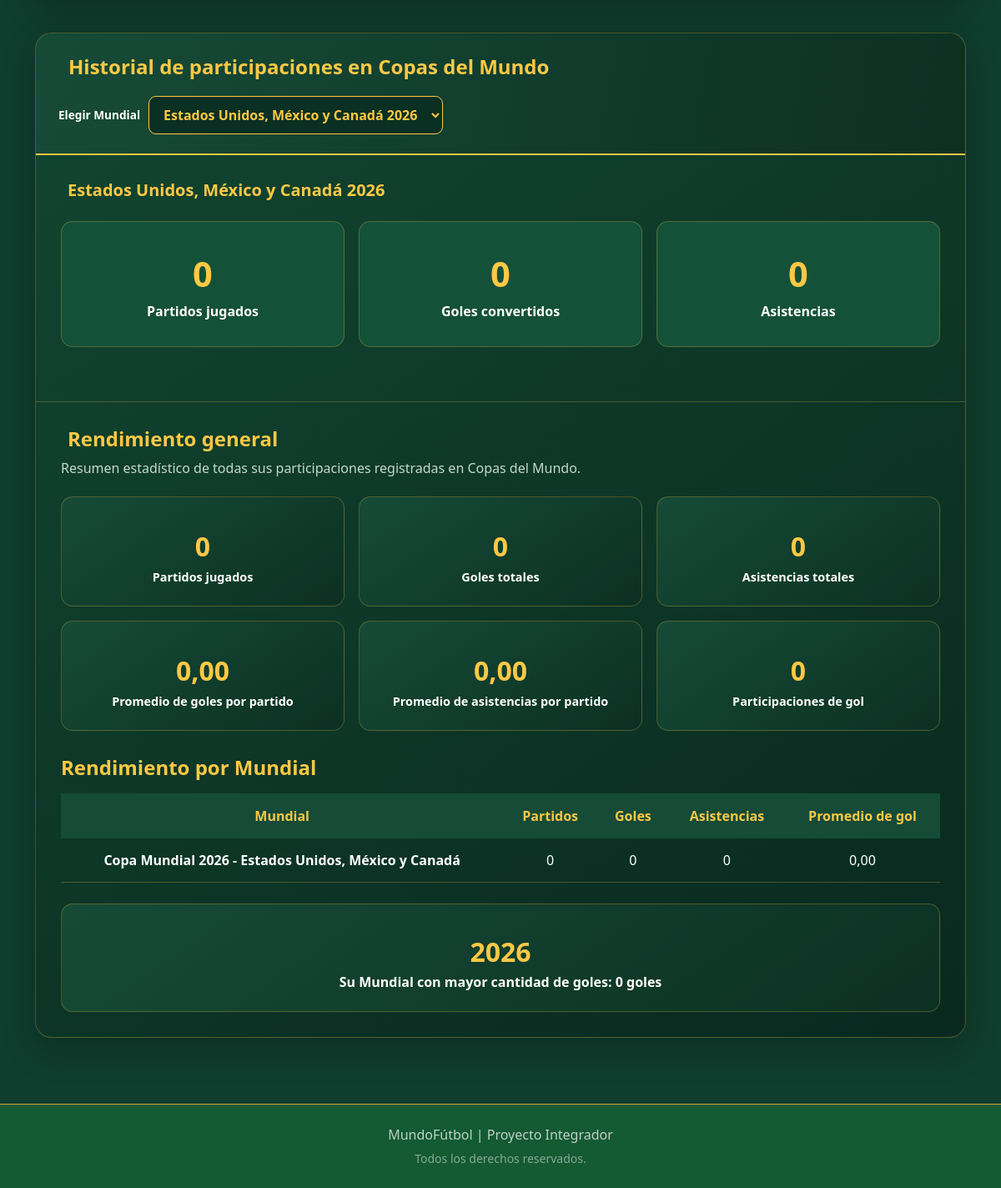
The page /jugador/858/ (lower part) on the database as committed earlier.
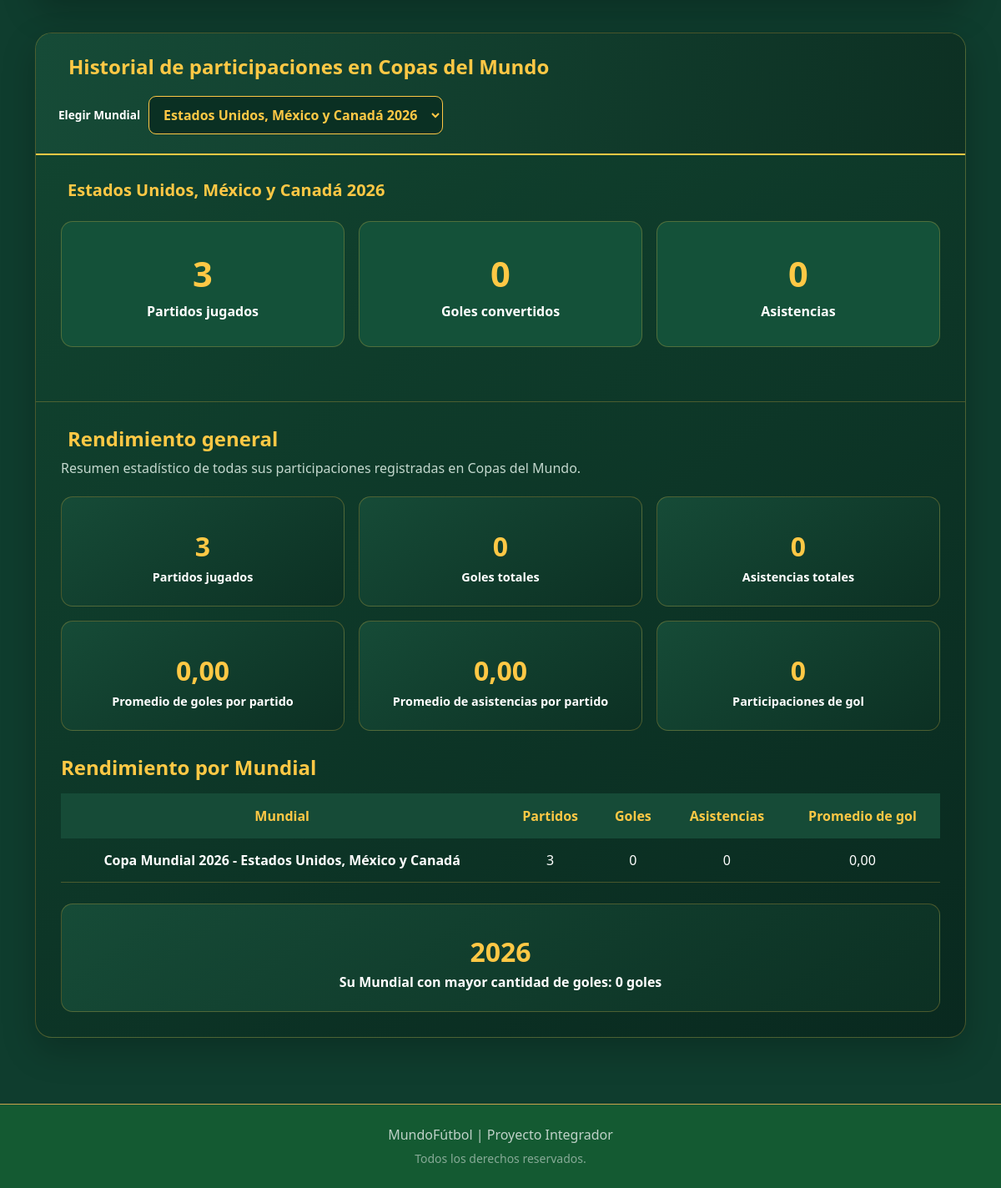
The same page on the database as committed later.
### mundial/models.py (models this page shows, shortened)
class Mundial(models.Model):
    anio = models.IntegerField(
        unique=True,
        verbose_name="Año"
    )
    nombre = models.CharField(
        max_length=100,
        default="Copa Mundial de Fútbol",
        verbose_name="Nombre"
    )
    sede = models.CharField(
        max_length=100,
        verbose_name="Sede"
    )
    descripcion = models.TextField(
        blank=True,
        null=True,
        verbose_name="Descripción"
    )
    campeon = models.CharField(
        max_length=100,
        blank=True,
        null=True,
        verbose_name="Campeón"
    )
    subcampeon = models.CharField(
        max_length=100,
        blank=True,
        null=True,
        verbose_name="Subcampeón"
    )
    tercer_puesto = models.CharField(
        max_length=100,
        blank=True,
        null=True,
        verbose_name="Tercer Puesto"
    )
    maximo_goleador = models.CharField(
        max_length=100,
        blank=True,
        null=True,
        verbose_name="Máximo Goleador"
    )
    goles_maximo_goleador = models.PositiveIntegerField(
        default=0,
        blank=True,
        null=True,
        verbose_name="Goles del Máximo Goleador"
    )
    mvp_mundial = models.CharField(
        max_length=100,
        blank=True,
        null=True,
        verbose_name="MVP / Mejor Jugador"
    )
    mejor_arquero = models.CharField(
        max_length=100,
        blank=True,
        null=True,
        verbose_name="Mejor Arquero"
    )
    imagen_logo = models.ImageField(
        upload_to="mundiales/logos/",
        blank=True,
        null=True,
        verbose_name="Logo / Emblema"
    )
    imagen_portada = models.ImageField(
        upload_to="mundiales/portadas/",
        blank=True,
        null=True,
        verbose_name="Imagen de Portada"
    )
    class Meta:
        verbose_name = "Mundial"
        verbose_name_plural = "Mundiales"
        ordering = ["-anio"]
    def __str__(self):
        return f"Copa Mundial {self.anio} - {self.sede}"

class HistorialJugador(models.Model):
    jugador = models.ForeignKey(
        Jugador,
        on_delete=models.CASCADE,
        related_name="historiales"
    )
    mundial = models.ForeignKey(
        Mundial,
        on_delete=models.CASCADE,
        related_name="historiales_jugadores"
    )
    partidos_jugados = models.PositiveIntegerField(
        default=0,
        verbose_name="Partidos jugados"
    )
    goles = models.PositiveIntegerField(
        default=0,
        verbose_name="Goles convertidos"
    )
    asistencias = models.PositiveIntegerField(
        default=0,
        verbose_name="Asistencias"
    )
    class Meta:
        verbose_name = "Historial de jugador"
        verbose_name_plural = "Historiales de jugadores"
        ordering = [
            "-mundial__anio",
            "jugador__apellido_nombres"
        ]
        constraints = [
            models.UniqueConstraint(
                fields=["jugador", "mundial"],
                name="un_historial_por_jugador_y_mundial"
            )
        ]

### mundial/views.py (the view)
def detalle_jugador(request, pk):
    jugador = get_object_or_404(Jugador, pk=pk)
    historiales = list(
        HistorialJugador.objects.filter(jugador=jugador)
        .select_related("mundial")
        .order_by("-mundial__anio")
    )
    anios = [h.mundial.anio for h in historiales]
    anio_parametro = request.GET.get("anio", "")
    try:
        anio_elegido = (
            int(anio_parametro)
            if anio_parametro
            else (anios[0] if anios else None)
        )
    except (TypeError, ValueError):
        anio_elegido = anios[0] if anios else None
    if anio_elegido not in anios:
        anio_elegido = anios[0] if anios else None
    historial_seleccionado = next(
        (
            h for h in historiales
            if h.mundial.anio == anio_elegido
        ),
        None,
    )
    totales = HistorialJugador.objects.filter(
        jugador=jugador
    ).aggregate(
        partidos=Sum("partidos_jugados"),
        goles=Sum("goles"),
        asistencias=Sum("asistencias"),
    )
    partidos_totales = totales["partidos"] or 0
    goles_totales = totales["goles"] or 0
    asistencias_totales = totales["asistencias"] or 0
    promedio_gol = (
        round(goles_totales / partidos_totales, 2)
        if partidos_totales else 0
    )
    promedio_asistencias = (
        round(asistencias_totales / partidos_totales, 2)
        if partidos_totales else 0
    )
    participaciones_gol = (
        goles_totales + asistencias_totales
    )
    estadisticas_mundiales = []
    for historial in historiales:
        partidos = historial.partidos_jugados
        goles = historial.goles
        asistencias = historial.asistencias
        estadisticas_mundiales.append({
            "mundial": historial.mundial,
            "partidos": partidos,
            "goles": goles,
            "asistencias": asistencias,
            "promedio_gol": (
                round(goles / partidos, 2)
                if partidos else 0
            ),
        })
    mejor_mundial = max(
        historiales,
        key=lambda h: (h.goles, h.mundial.anio),
        default=None,
    )
    return render(
        request,
        "jugador/detalle_jugador.html",
        {
            "jugador": jugador,
            "historiales": historiales,
            "anio_elegido": anio_elegido,
            "historial_seleccionado": historial_seleccionado,
            "partidos_totales": partidos_totales,
            "goles_totales": goles_totales,
            "asistencias_totales": asistencias_totales,
            "promedio_gol": promedio_gol,
            "promedio_asistencias": promedio_asistencias,
            "participaciones_gol": participaciones_gol,
            "estadisticas_mundiales": estadisticas_mundiales,
            "mejor_mundial": mejor_mundial,
        },
    )

### templates/jugador/detalle_jugador.html (shortened to what this page needs)
{% extends 'base.html' %}
{% block content %}
<div class="container player-page">
    <section class="history-card" id="historial-mundiales">
        <div class="history-header">
            <h2 class="history-title">
                Historial de participaciones en Copas del Mundo
            </h2>
            {% if historiales %}
                <form method="get" class="history-year-form">
                    <label for="anio-mundial">
                        Elegir Mundial
                    </label>
                    <select
                        id="anio-mundial"
                        name="anio"
                        onchange="this.form.submit()"
                    >
                        {% for historial in historiales %}
                            <option
                                value="{{ historial.mundial.anio }}"
                                {% if historial.mundial.anio == anio_elegido %}selected{% endif %}
                            >
                                {{ historial.mundial.sede }}
                                {{ historial.mundial.anio }}
                            </option>
                        {% endfor %}
                    </select>
                </form>
            {% endif %}
        </div>
        {% if historial_seleccionado %}
            <div class="history-content">
                <h3 class="history-year-title">
                    {{ historial_seleccionado.mundial.sede }}
                    {{ historial_seleccionado.mundial.anio }}
                </h3>
                <div class="history-stats-grid">
                    <div class="history-stat-card">
                        <strong>
                            {{ historial_seleccionado.partidos_jugados }}
                        </strong>
                        <span>
                            Partidos jugados
                        </span>
                    </div>
                    <div class="history-stat-card">
                        <strong>
                            {{ historial_seleccionado.goles }}
                        </strong>
                        <span>
                            Goles convertidos
                        </span>
                    </div>
                    <div class="history-stat-card">
                        <strong>
                            {{ historial_seleccionado.asistencias }}
                        </strong>
                        <span>
                            Asistencias
                        </span>
                    </div>
                </div>
            </div>
        {% endif %}
        {% if historiales %}
            <div class="history-content performance-section">
                <h3 class="performance-title">
                    Rendimiento general
                </h3>
                <p class="performance-description">
                    Resumen estadístico de todas sus participaciones
                    registradas en Copas del Mundo.
                </p>
                <div class="performance-grid">
                    <div class="performance-card">
                        <strong>
                            {{ partidos_totales }}
                        </strong>
                        <span>
                            Partidos jugados
                        </span>
                    </div>
                    <div class="performance-card">
                        <strong>
                            {{ goles_totales }}
                        </strong>
                        <span>
                            Goles totales
                        </span>
                    </div>
                    <div class="performance-card">
                        <strong>
                            {{ asistencias_totales }}
                        </strong>
                        <span>
                            Asistencias totales
                        </span>
                    </div>
                    <div class="performance-card">
                        <strong>
                            {{ promedio_gol|floatformat:2 }}
                        </strong>
                        <span>
                            Promedio de goles por partido
                        </span>
                    </div>
                    <div class="performance-card">
                        <strong>
                            {{ promedio_asistencias|floatformat:2 }}
                        </strong>
                        <span>
                            Promedio de asistencias por partido
                        </span>
                    </div>
                    <div class="performance-card">
                        <strong>
                            {{ participaciones_gol }}
                        </strong>
                        <span>
                            Participaciones de gol
                        </span>
                    </div>
                </div>
                <div class="performance-table-wrapper">
                    <h3 class="performance-title mb-3">
                        Rendimiento por Mundial
                    </h3>
                    <table class="performance-table">
                        <thead>
                            <tr>
                                <th>Mundial</th>
                                <th>Partidos</th>
                                <th>Goles</th>
                                <th>Asistencias</th>
                                <th>Promedio de gol</th>
                            </tr>
                        </thead>
                        <tbody>
                            {% for estadistica in estadisticas_mundiales %}
                                <tr>
                                    <td>
                                        {{ estadistica.mundial }}
                                    </td>
                                    <td>
                                        {{ estadistica.partidos }}
                                    </td>
                                    <td>
                                        {{ estadistica.goles }}
                                    </td>
                                    <td>
                                        {{ estadistica.asistencias }}
                                    </td>
                                    <td>
                                        {{ estadistica.promedio_gol|floatformat:2 }}
                                    </td>
                                </tr>
                            {% endfor %}
                        </tbody>
                    </table>
                </div>
                {% if mejor_mundial %}
                    <div class="best-world-cup">
                        <strong>
                            {{ mejor_mundial.mundial.anio }}
                        </strong>
                        <span>
                            Su Mundial con mayor cantidad de goles:
                            {{ mejor_mundial.goles }} goles
                        </span>
                    </div>
                {% endif %}
            </div>
        {% endif %}
    </section>
</div>
{% endblock %}

### templates/base.html (shortened to what this page needs)
{% load static %}
<!DOCTYPE html>
<html lang="es">
<head>
    <link
        href="https://cdn.jsdelivr.net/npm/bootstrap@5.3.3/dist/css/bootstrap.min.css"
        rel="stylesheet"
    >
    <link
        rel="stylesheet"
        href="https://cdnjs.cloudflare.com/ajax/libs/font-awesome/6.4.0/css/all.min.css"
    >
    <link
        rel="stylesheet"
        href="{% static 'css/estilos.css' %}"
    >
</head>
<body class="d-flex flex-column min-vh-100">
    <main class="container py-4 flex-grow-1">
        {% block content %}
        {% endblock %}
    </main>
    <footer class="text-center py-4 mt-auto border-top border-dorado">
        <div class="container">
            <p class="text-light opacity-75 mb-1">
                MundoFútbol | Proyecto Integrador
            </p>
            <small class="text-light opacity-50">
                Todos los derechos reservados.
            </small>
        </div>
    </footer>
</body>
</html>

Rows that differ between the two databases and show on the page:
computed for Mundial: partidos "0" → "3"
changed HistorialJugador "Estados Unidos, México y Canadá": partidos_jugados "0" → "3"
Other text that changed with them:
{{ partidos_totales }}: "0" → "3"
